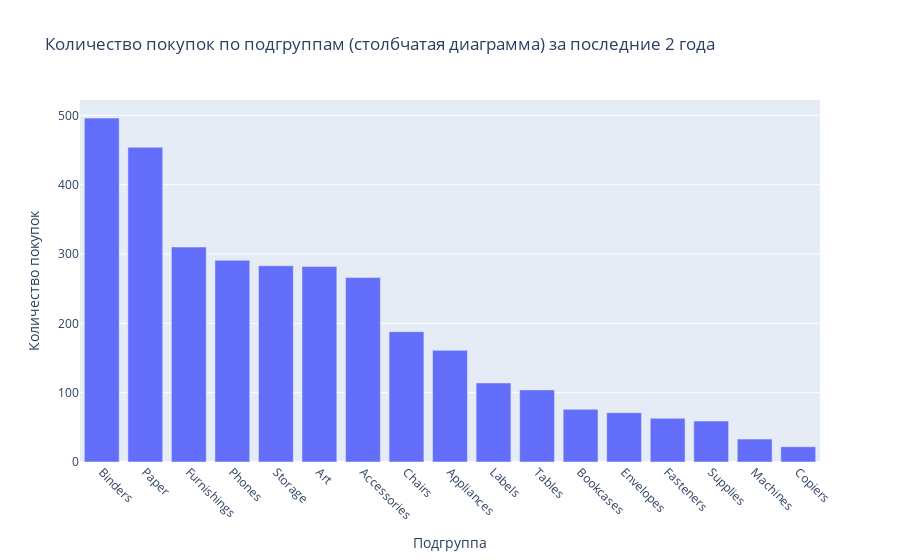

Notebook code cell kept with this figure:
### Markdown cell above
Визуализируем:

### Code cell
# Найдём количество покупок по каждой категории
category_agg_3 = test_df_last_3_years['sub-category'].value_counts()

# Столбчатая диаграмма: индекс - категория, значение - количество
fig = px.bar(x=category_agg_3.index, y=category_agg_3.values, 
              title='Количество покупок по подгруппам (столбчатая диаграмма) за последние 2 года')

fig.update_xaxes(tickangle=45)
fig.update_layout(xaxis_title="Подгруппа", 
                  yaxis_title="Количество покупок")
fig.show()

display(category_agg_3)

### Figure 1 — Plotly figure (JSON) as saved in the notebook; plotly's stock layout.template omitted (floating-point values rounded to 4 significant figures)
{"data": [{"alignmentgroup": "True", "hovertemplate": "x=%{x}<br>y=%{y}<extra></extra>", "legendgroup": "", "marker": {"color": "#636efa", "pattern": {"shape": ""}}, "name": "", "offsetgroup": "", "orientation": "v", "showlegend": false, "textposition": "auto", "type": "bar", "x": ["Binders", "Paper", "Furnishings", "Phones", "Storage", "Art", "Accessories", "Chairs", "Appliances", "Labels", "Tables", "Bookcases", "Envelopes", "Fasteners", "Supplies", "Machines", "Copiers"], "xaxis": "x", "y": [496, 454, 310, 291, 283, 282, 266, 188, 161, 114, 104, 76, 71, 63, 59, 33, 22], "yaxis": "y"}], "layout": {"barmode": "relative", "legend": {"tracegroupgap": 0}, "title": {"text": "Количество покупок по подгруппам (столбчатая диаграмма) за последние 2 года"}, "xaxis": {"anchor": "y", "domain": [0, 1], "tickangle": 45, "title": {"text": "Подгруппа"}}, "yaxis": {"anchor": "x", "domain": [0, 1], "title": {"text": "Количество покупок"}}}}
